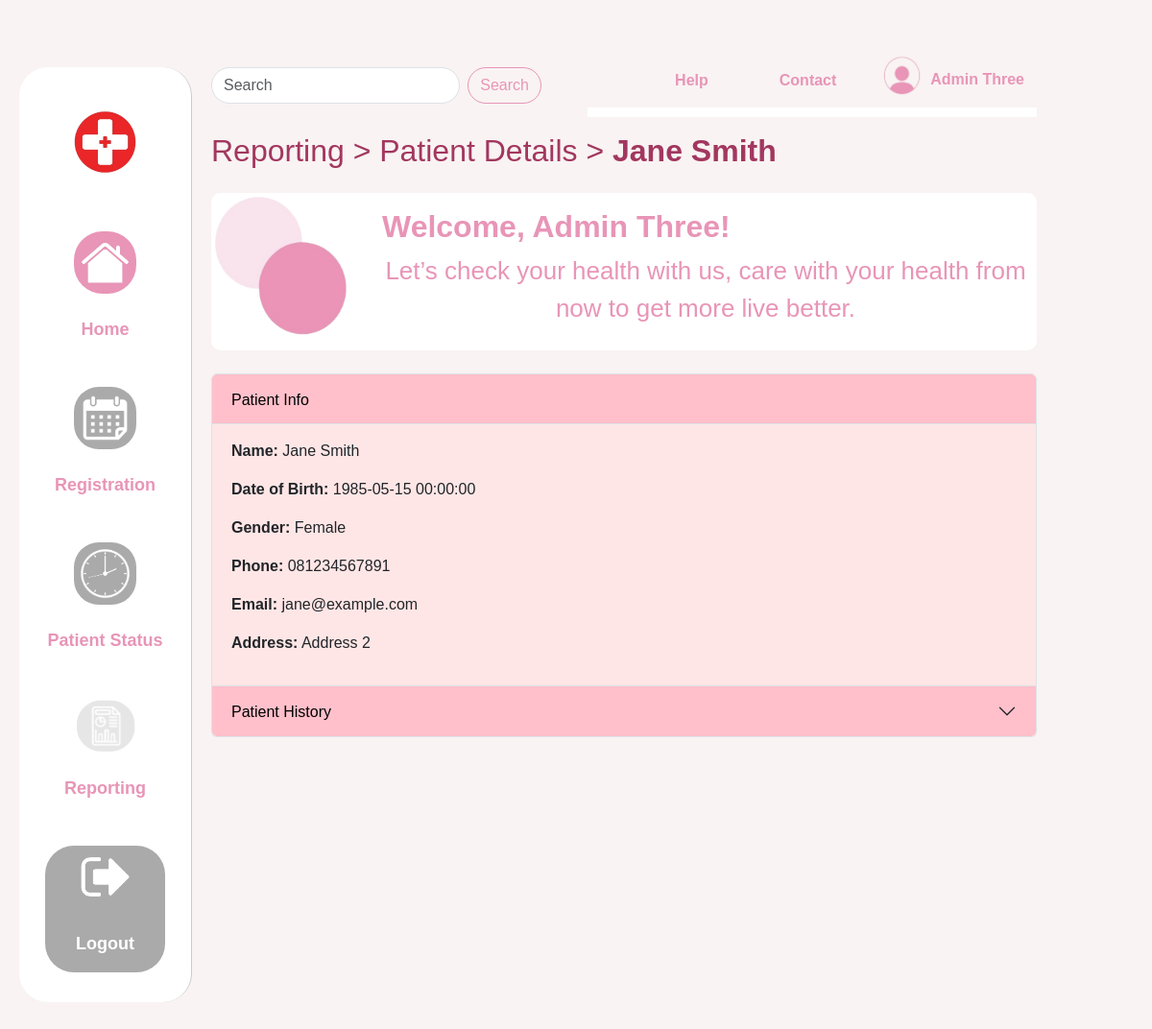
Screenshot of /patient_details.php?patient_id=PA002 (signed in) with the database file from the repository.
### tables this page shows
CREATE TABLE `mspatient` (
  `patient_id` varchar(5) NOT NULL,
  `name` varchar(100) DEFAULT NULL,
  `dob` datetime DEFAULT NULL,
  `gender` varchar(10) DEFAULT NULL,
  `phone` varchar(15) DEFAULT NULL,
  `email` varchar(100) DEFAULT NULL,
  `nik` varchar(16) DEFAULT NULL,
  `bpjs_card` varchar(30) DEFAULT NULL,
  `address` varchar(100) DEFAULT NULL,
  `is_registered` int(1) DEFAULT NULL
);

### patient_details.php (the view, shortened to what this page needs)
<?php
$conn = getConnection();;
$patient_id = $_GET['patient_id'] ?? '';
$patientQuery = $conn->prepare("SELECT * FROM MsPatient WHERE patient_id = ?");
$patientQuery->bind_param("s", $patient_id);
$patientQuery->execute();
$patientResult = $patientQuery->get_result();
$patient = $patientResult->fetch_assoc();
?>
<!DOCTYPE html>
<html lang="en">
<head>
    <link
        href="https://cdn.jsdelivr.net/npm/bootstrap@5.3.0/dist/css/bootstrap.min.css"
        rel="stylesheet" />
    <link rel="stylesheet" href="css/reporting.css" />
    <link rel="stylesheet" href="css/registrationland.css" />
</head>
<body>
    <div class="container-fluid">
        <div class="row">
            <?php include 'sidebar.php' ?>
            <div class="col-md-10 content">
                <?php include 'topbar.php' ?>
                <h1 class="fw-medium">Reporting > Patient Details > <span class="fw-bold"><?php echo $patient['name'] ?></span></h1>
                <div class="welcome-section text-center p-0 my-4 d-flex flex-row justify-content-start align-items-top">
                    <img
                        src="images/image/ornament.png"
                        class="img-fluid"
                        width="200"
                        alt="Logo"
                        style="margin-left: -30px; margin-top: -15px;" />
                    <div class="hero-text flex-fill p-2">
                        <h2 class="fs-2 mt-2">Welcome, <?php echo $_SESSION['fullname'] ?>!</h2>
                        <div class="d-flex justify-content-center align-items-center">
                            <p style="font-size: 26px;">
                                Let’s check your health with us, care with your health from <br> now to
                                get more live better.
                            </p>
                        </div>
                    </div>
                </div>
                <div class="accordion" id="accordionExample">
                    <div class="accordion-item">
                        <h2 class="accordion-header" id="headingPatientInfo">
                            <button class="accordion-button" type="button" data-bs-toggle="collapse" data-bs-target="#collapsePatientInfo" aria-expanded="true" aria-controls="collapsePatientInfo">
                                Patient Info
                            </button>
                        </h2>
                        <div id="collapsePatientInfo" class="accordion-collapse collapse show" aria-labelledby="headingPatientInfo" data-bs-parent="#accordionExample">
                            <div class="accordion-body">
                                <?php if ($patient): ?>
                                    <p><strong>Name:</strong> <?= htmlspecialchars($patient['name']) ?></p>
                                    <p><strong>Date of Birth:</strong> <?= htmlspecialchars($patient['dob']) ?></p>
                                    <p><strong>Gender:</strong> <?= htmlspecialchars($patient['gender']) ?></p>
                                    <p><strong>Phone:</strong> <?= htmlspecialchars($patient['phone']) ?></p>
                                    <p><strong>Email:</strong> <?= htmlspecialchars($patient['email']) ?></p>
                                    <p><strong>Address:</strong> <?= htmlspecialchars($patient['address']) ?></p>
                                <?php else: ?>
                                    <p>Patient not found.</p>
                                <?php endif; ?>
                            </div>
                        </div>
                    </div>
                    <div class="accordion-item">
                        <h2 class="accordion-header" id="headingPatientStatus">
                            <button class="accordion-button collapsed" type="button" data-bs-toggle="collapse" data-bs-target="#collapsePatientStatus" aria-expanded="false" aria-controls="collapsePatientStatus">
                                Patient History
                            </button>
                        </h2>
                    </div>
                </div>
            </div>
        </div>
    </div>
</body>
</html>

### css/reporting.css (style rules this page uses)
.accordion-button { background-color: pink; color: black; border: none; }
.accordion-button:not(.collapsed) { background-color: pink; color: black; }
.accordion-button:not(.collapsed)::after { background-image: none; }
.accordion-body { background-color: #ffe6e6; }

### css/registrationland.css (style rules this page uses)
:root { --bg-color: #f9f3f3; --text-color: #a2375f; --accent-color: #e895b7; --link-color: #a2375f; }
body { font-family: "Arial", sans-serif; background-color: var(--bg-color); color: var(--text-color); margin: 0 20px 20px 100px; padding: 20px 0; }
.content { background-color: var(--bg-color); padding: 20px; }
h1 { font-weight: bold; font-size: 2rem; color: var(--text-color); }
h2 { font-weight: bold; font-size: 2rem; text-align: start; color: var(--accent-color); }
.welcome-section { background-color: white; border-radius: 10px; padding: 15px; color: var(--accent-color); }

### rows the page displays
mspatient: name "Jane Smith", dob "1985-05-15 00:00:00", gender "Female", phone "081234567891", email "jane@example.com", address "Address 2"

### other values shown
$_SESSION['fullname'] "Admin Three"
